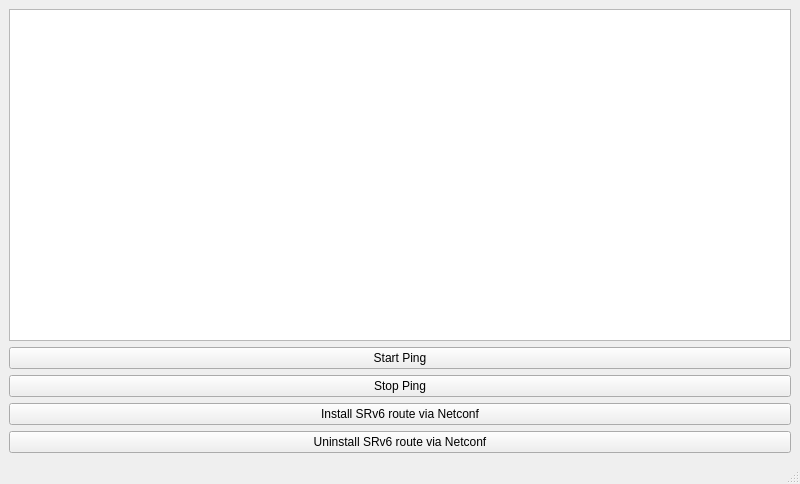
<?xml version="1.0" encoding="UTF-8"?>
<ui version="4.0">
 <class>MainWindow</class>
 <widget class="QMainWindow" name="MainWindow">
  <property name="geometry">
   <rect>
    <x>0</x>
    <y>0</y>
    <width>800</width>
    <height>484</height>
   </rect>
  </property>
  <property name="windowTitle">
   <string>SRv6 Visualizer</string>
  </property>
  <widget class="QWidget" name="centralwidget">
   <layout class="QVBoxLayout" name="verticalLayout">
    <item>
     <widget class="QGraphicsView" name="graphicsView"/>
    </item>
    <item>
     <layout class="QHBoxLayout" name="horizontalLayout_2">
      <item>
       <layout class="QVBoxLayout" name="verticalLayout_2">
        <item>
         <widget class="QPushButton" name="startPingButton">
          <property name="text">
           <string>Start Ping</string>
          </property>
         </widget>
        </item>
        <item>
         <widget class="QPushButton" name="stopPingButton">
          <property name="text">
           <string>Stop Ping</string>
          </property>
         </widget>
        </item>
        <item>
         <widget class="QPushButton" name="installRouteButton">
          <property name="text">
           <string>Install SRv6 route via Netconf</string>
          </property>
         </widget>
        </item>
        <item>
         <widget class="QPushButton" name="uninstallRouteButton">
          <property name="text">
           <string>Uninstall SRv6 route via Netconf</string>
          </property>
         </widget>
        </item>
       </layout>
      </item>
     </layout>
    </item>
   </layout>
  </widget>
  <widget class="QMenuBar" name="menubar">
   <property name="geometry">
    <rect>
     <x>0</x>
     <y>0</y>
     <width>800</width>
     <height>30</height>
    </rect>
   </property>
  </widget>
  <widget class="QStatusBar" name="statusbar"/>
 </widget>
 <resources/>
 <connections/>
</ui>
